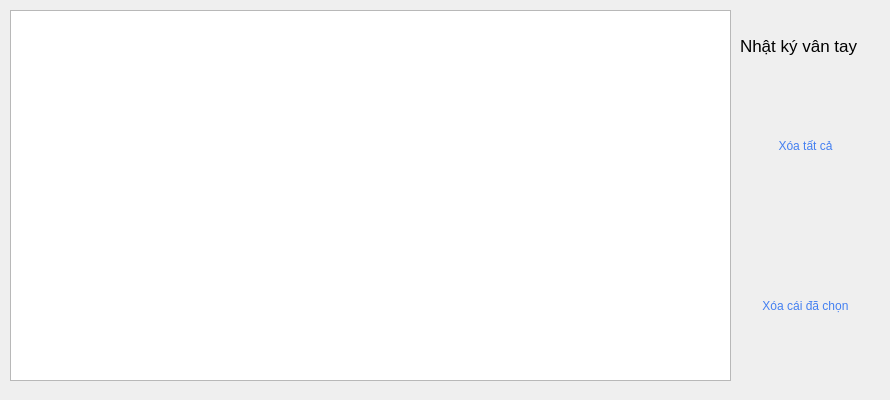
    <widget class="QWidget" name="mainVanTay">
     <widget class="QLabel" name="label_2">
      <property name="geometry">
       <rect>
        <x>740</x>
        <y>30</y>
        <width>121</width>
        <height>31</height>
       </rect>
      </property>
      <property name="font">
       <font>
        <pointsize>13</pointsize>
       </font>
      </property>
      <property name="text">
       <string>Nhật ký vân tay</string>
      </property>
     </widget>
     <widget class="QListWidget" name="listNhatKyVanTay">
      <property name="geometry">
       <rect>
        <x>10</x>
        <y>10</y>
        <width>721</width>
        <height>371</height>
       </rect>
      </property>
     </widget>
     <widget class="QPushButton" name="xoatatcanhatkyvantayButton">
      <property name="geometry">
       <rect>
        <x>740</x>
        <y>70</y>
        <width>131</width>
        <height>151</height>
       </rect>
      </property>
      <property name="styleSheet">
       <string notr="true">QPushButton#xoatatcanhatkyvantayButton{
				color: rgba(67, 127, 241,1);
				border-top-left-radius: 20px;
				border-top-right-radius: 20px;
				border-bottom-right-radius: 20px;
				border-bottom-left-radius: 20px;
				
				
	
	
	font: 75 20pt &quot;Roboto&quot;;
				
	border-image: url(:/newPrefix/fileanh/background.jpg);
}
QPushButton#xoatatcanhatkyvantayButton:hover{
				color: rgb(255,255,255);
				background-color: rgb(67, 1, 241);
				border-image:none;
}
QPushButton#xoatatcanhatkyvantayButton:pressed{
				padding-left: 2px;
				padding-top: 2px;
				
}</string>
      </property>
      <property name="text">
       <string>Xóa tất cả</string>
      </property>
     </widget>
     <widget class="QPushButton" name="xoamotcainhatkyvantayButton">
      <property name="geometry">
       <rect>
        <x>740</x>
        <y>230</y>
        <width>131</width>
        <height>151</height>
       </rect>
      </property>
      <property name="styleSheet">
       <string notr="true">QPushButton#xoamotcainhatkyvantayButton{
				color: rgba(67, 127, 241,1);
				border-top-left-radius: 20px;
				border-top-right-radius: 20px;
				border-bottom-right-radius: 20px;
				border-bottom-left-radius: 20px;
				
				
	
	
	font: 75 13pt &quot;Roboto&quot;;
				
	border-image: url(:/newPrefix/fileanh/background.jpg);
}
QPushButton#xoamotcainhatkyvantayButton:hover{
				color: rgb(255,255,255);
				background-color: rgb(67, 1, 241);
				border-image:none;
}
QPushButton#xoamotcainhatkyvantayButton:pressed{
				padding-left: 2px;
				padding-top: 2px;
				
}</string>
      </property>
      <property name="text">
       <string>Xóa cái đã chọn</string>
      </property>
     </widget>
     <widget class="QLabel" name="label_75">
      <property name="geometry">
       <rect>
        <x>0</x>
        <y>0</y>
        <width>881</width>
        <height>391</height>
       </rect>
      </property>
      <property name="styleSheet">
       <string notr="true">border-image: url(:/newPrefix/fileanh/background1.jpg);
				border-top-left-radius: 20px;
				border-top-right-radius: 20px;
				border-bottom-right-radius: 20px;
				border-bottom-left-radius: 20px;</string>
      </property>
      <property name="text">
       <string/>
      </property>
     </widget>
     <zorder>label_75</zorder>
     <zorder>label_2</zorder>
     <zorder>listNhatKyVanTay</zorder>
     <zorder>xoatatcanhatkyvantayButton</zorder>
     <zorder>xoamotcainhatkyvantayButton</zorder>
    </widget>
